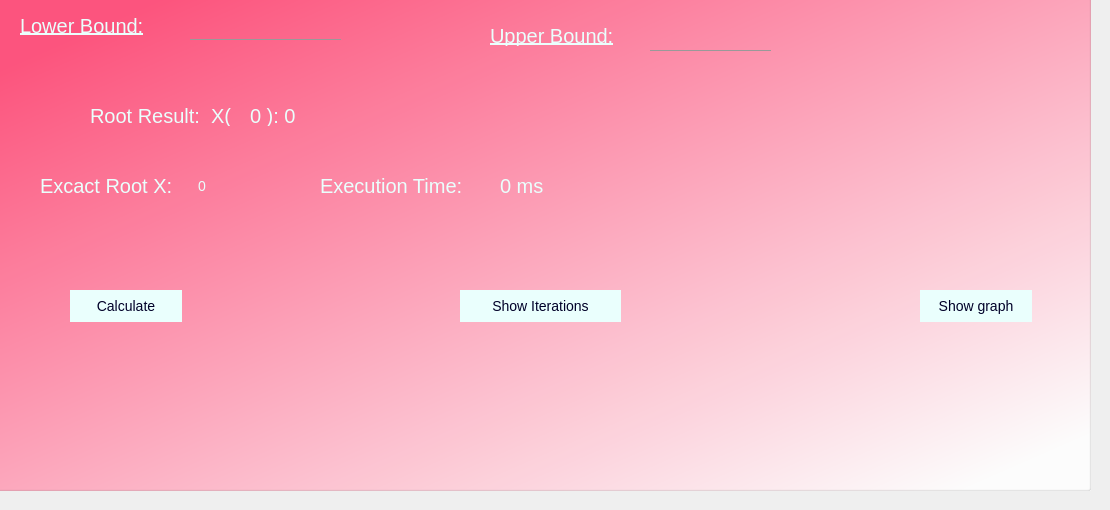
    <widget class="QWidget" name="Bisection">
     <attribute name="title">
      <string>Bisection</string>
     </attribute>
     <widget class="QGroupBox" name="groupBox_2">
      <property name="geometry">
       <rect>
        <x>-10</x>
        <y>-10</y>
        <width>1101</width>
        <height>501</height>
       </rect>
      </property>
      <property name="styleSheet">
       <string notr="true">background-color:qlineargradient(spread:pad, x1:0.078, y1:0.0909091, x2:0.921466, y2:0.96, stop:0 rgba(255, 85, 127, 255), stop:1 rgba(255, 255, 255, 255));
</string>
      </property>
      <property name="title">
       <string/>
      </property>
      <widget class="QLabel" name="label_16">
       <property name="geometry">
        <rect>
         <x>20</x>
         <y>20</y>
         <width>161</width>
         <height>31</height>
        </rect>
       </property>
       <property name="styleSheet">
        <string notr="true">background: transparent;
text-decoration: underline;
font: 10pt &quot;Cooper Black&quot;;
color: rgb(234, 255, 253);
margin: 5px;
font-size: 20px;
font-family: &quot;Cooper Black&quot;, &quot;Courier New&quot;, monospace;
color: rgb(234, 255, 253);
border: none;</string>
       </property>
       <property name="text">
        <string>Lower Bound:</string>
       </property>
      </widget>
      <widget class="QLineEdit" name="bisectionLowerBound">
       <property name="geometry">
        <rect>
         <x>200</x>
         <y>30</y>
         <width>151</width>
         <height>20</height>
        </rect>
       </property>
       <property name="styleSheet">
        <string notr="true">border: 0;
text-decoration: underline;
font: 7pt &quot;MS Shell Dlg 2&quot;;
border-bottom: 1px solid #999;
background: transparent;
outline: none;
font-size: 14px;
font-family: &quot;Lucida Console&quot;, &quot;Courier New&quot;, monospace;
color: rgb(234, 255, 253);</string>
       </property>
       <property name="inputMask">
        <string/>
       </property>
       <property name="text">
        <string/>
       </property>
      </widget>
      <widget class="QLabel" name="label_17">
       <property name="geometry">
        <rect>
         <x>490</x>
         <y>30</y>
         <width>191</width>
         <height>31</height>
        </rect>
       </property>
       <property name="styleSheet">
        <string notr="true">background: transparent;
text-decoration: underline;
font: 10pt &quot;Cooper Black&quot;;
color: rgb(234, 255, 253);
margin: 5px;
font-size: 20px;
font-family: &quot;Cooper Black&quot;, &quot;Courier New&quot;, monospace;
color: rgb(234, 255, 253);
border: none;</string>
       </property>
       <property name="text">
        <string>Upper Bound:</string>
       </property>
      </widget>
      <widget class="QLineEdit" name="bisectionUpperBound">
       <property name="geometry">
        <rect>
         <x>660</x>
         <y>40</y>
         <width>121</width>
         <height>21</height>
        </rect>
       </property>
       <property name="styleSheet">
        <string notr="true">border: 0;
border-bottom: 1px solid #999;
background: transparent;
outline: none;
font-size: 14px;
font-family: &quot;Lucida Console&quot;, &quot;Courier New&quot;, monospace;
color: rgb(234, 255, 253);</string>
       </property>
       <property name="inputMask">
        <string/>
       </property>
       <property name="text">
        <string/>
       </property>
      </widget>
      <widget class="QPushButton" name="bisectionCalcBtn">
       <property name="geometry">
        <rect>
         <x>80</x>
         <y>300</y>
         <width>112</width>
         <height>32</height>
        </rect>
       </property>
       <property name="styleSheet">
        <string notr="true">border-radius: 50px;
background-color: rgb(234, 255, 253);
font-size: 14px;
font-family: &quot;Lucida Console&quot;, &quot;Courier New&quot;, monospace;
color: rgb(0, 0, 40);</string>
       </property>
       <property name="text">
        <string>Calculate</string>
       </property>
      </widget>
      <widget class="QPushButton" name="bisectionShowIterBtn">
       <property name="geometry">
        <rect>
         <x>470</x>
         <y>300</y>
         <width>161</width>
         <height>32</height>
        </rect>
       </property>
       <property name="styleSheet">
        <string notr="true">border-radius: 50px;
background-color: rgb(234, 255, 253);
font-size: 14px;
font-family: &quot;Lucida Console&quot;, &quot;Courier New&quot;, monospace;
color: rgb(0, 0, 40);</string>
       </property>
       <property name="text">
        <string>Show Iterations</string>
       </property>
      </widget>
      <widget class="QPushButton" name="bisectionShowGpBtn">
       <property name="geometry">
        <rect>
         <x>930</x>
         <y>300</y>
         <width>112</width>
         <height>32</height>
        </rect>
       </property>
       <property name="styleSheet">
        <string notr="true">border-radius: 50px;
background-color: rgb(234, 255, 253);
font-size: 14px;
font-family: &quot;Lucida Console&quot;, &quot;Courier New&quot;, monospace;
color: rgb(0, 0, 40);</string>
       </property>
       <property name="text">
        <string>Show graph</string>
       </property>
      </widget>
      <widget class="QLabel" name="label_19">
       <property name="geometry">
        <rect>
         <x>90</x>
         <y>110</y>
         <width>211</width>
         <height>31</height>
        </rect>
       </property>
       <property name="styleSheet">
        <string notr="true">background: transparent;
font: 10pt &quot;Cooper Black&quot;;
color: rgb(234, 255, 253);
margin: 5px;
font-size: 20px;
font-family: &quot;Cooper Black&quot;, &quot;Courier New&quot;, monospace;
color: rgb(234, 255, 253);
border: none;</string>
       </property>
       <property name="text">
        <string>Root Result:  X(</string>
       </property>
      </widget>
      <widget class="QLabel" name="bisectionRoot">
       <property name="geometry">
        <rect>
         <x>250</x>
         <y>110</y>
         <width>131</width>
         <height>31</height>
        </rect>
       </property>
       <property name="styleSheet">
        <string notr="true">background: transparent;

font: 10pt &quot;Cooper Black&quot;;
color: rgb(234, 255, 253);
margin: 5px;
font-size: 20px;
font-family: &quot;Cooper Black&quot;, &quot;Courier New&quot;, monospace;
color: rgb(234, 255, 253);
border: none;</string>
       </property>
       <property name="text">
        <string>0 ): 0</string>
       </property>
      </widget>
      <widget class="QLabel" name="label_23">
       <property name="geometry">
        <rect>
         <x>40</x>
         <y>180</y>
         <width>201</width>
         <height>31</height>
        </rect>
       </property>
       <property name="styleSheet">
        <string notr="true">background: transparent;
font: 10pt &quot;Cooper Black&quot;;
color: rgb(234, 255, 253);
margin: 5px;
font-size: 20px;
font-family: &quot;Cooper Black&quot;, &quot;Courier New&quot;, monospace;
color: rgb(234, 255, 253);
border: none;</string>
       </property>
       <property name="text">
        <string>Excact Root X:</string>
       </property>
      </widget>
      <widget class="QLabel" name="label_26">
       <property name="geometry">
        <rect>
         <x>320</x>
         <y>180</y>
         <width>201</width>
         <height>31</height>
        </rect>
       </property>
       <property name="styleSheet">
        <string notr="true">background: transparent;
font: 10pt &quot;Cooper Black&quot;;
color: rgb(234, 255, 253);
margin: 5px;
font-size: 20px;
font-family: &quot;Cooper Black&quot;, &quot;Courier New&quot;, monospace;
color: rgb(234, 255, 253);
border: none;</string>
       </property>
       <property name="text">
        <string>Execution Time:</string>
       </property>
      </widget>
      <widget class="QLabel" name="excactRootBisection">
       <property name="geometry">
        <rect>
         <x>200</x>
         <y>180</y>
         <width>101</width>
         <height>31</height>
        </rect>
       </property>
       <property name="styleSheet">
        <string notr="true">background: transparent;
color: rgb(234, 255, 253);
margin: 5px;
font-size: 14px;
font-family: &quot;Lucida Console&quot;, &quot;Courier New&quot;, monospace;
color: rgb(234, 255, 253);
border: none;</string>
       </property>
       <property name="text">
        <string>0</string>
       </property>
      </widget>
      <widget class="QLabel" name="etBisection">
       <property name="geometry">
        <rect>
         <x>500</x>
         <y>180</y>
         <width>101</width>
         <height>31</height>
        </rect>
       </property>
       <property name="styleSheet">
        <string notr="true">background: transparent;
font: 10pt &quot;Cooper Black&quot;;
color: rgb(234, 255, 253);
margin: 5px;
font-size: 20px;
font-family: &quot;Cooper Black&quot;, &quot;Courier New&quot;, monospace;
color: rgb(234, 255, 253);
border: none;</string>
       </property>
       <property name="text">
        <string>0 ms</string>
       </property>
      </widget>
     </widget>
    </widget>
